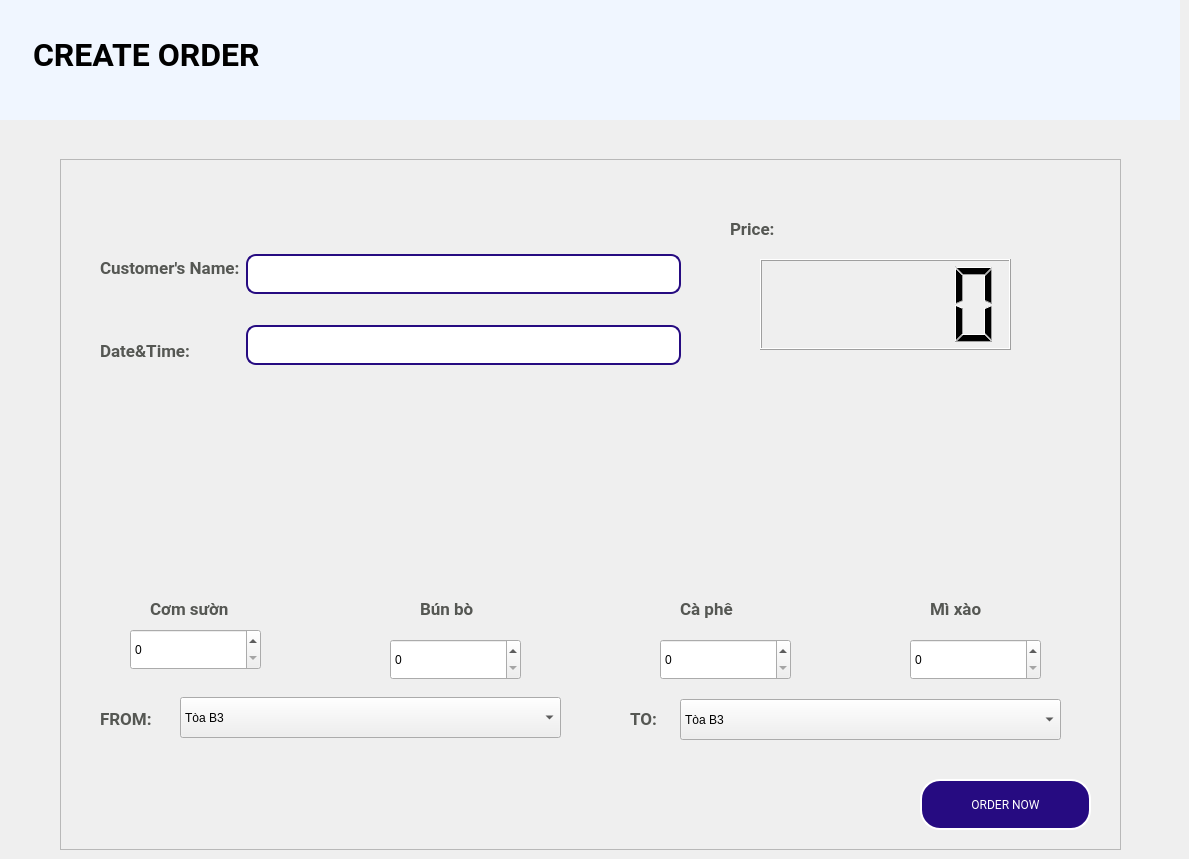
      <widget class="QWidget" name="Page_Creoder">
       <property name="styleSheet">
        <string notr="true"/>
       </property>
       <widget class="QFrame" name="Menu_crecoder">
        <property name="geometry">
         <rect>
          <x>0</x>
          <y>0</y>
          <width>1180</width>
          <height>120</height>
         </rect>
        </property>
        <property name="minimumSize">
         <size>
          <width>0</width>
          <height>120</height>
         </size>
        </property>
        <property name="maximumSize">
         <size>
          <width>16777215</width>
          <height>120</height>
         </size>
        </property>
        <property name="styleSheet">
         <string notr="true">*{
background-color: rgb(240, 246, 255);
}
QPushButton{
border-radius:none;
color: rgb(186, 189, 182);
}
QPushButton:hover{
;
	color: rgb(0, 0, 0);
}</string>
        </property>
        <property name="frameShape">
         <enum>QFrame::NoFrame</enum>
        </property>
        <property name="frameShadow">
         <enum>QFrame::Raised</enum>
        </property>
        <widget class="QLabel" name="label_27">
         <property name="geometry">
          <rect>
           <x>10</x>
           <y>20</y>
           <width>971</width>
           <height>70</height>
          </rect>
         </property>
         <property name="minimumSize">
          <size>
           <width>0</width>
           <height>70</height>
          </size>
         </property>
         <property name="maximumSize">
          <size>
           <width>16777215</width>
           <height>70</height>
          </size>
         </property>
         <property name="font">
          <font>
           <family>Roboto</family>
           <pointsize>24</pointsize>
           <weight>75</weight>
           <italic>false</italic>
           <bold>true</bold>
           <underline>false</underline>
           <strikeout>false</strikeout>
           <kerning>true</kerning>
          </font>
         </property>
         <property name="styleSheet">
          <string notr="true">margin-left: 15px;</string>
         </property>
         <property name="text">
          <string>CREATE ORDER</string>
         </property>
        </widget>
       </widget>
       <widget class="QFrame" name="frame_4">
        <property name="geometry">
         <rect>
          <x>60</x>
          <y>159</y>
          <width>1061</width>
          <height>691</height>
         </rect>
        </property>
        <property name="styleSheet">
         <string notr="true">QPushButton{
	border-radius: 20;
	border-width:2;
	border-style: solid;
	background-color: rgb(38, 11, 129);
	color: rgb(255, 255, 255);
}
QPushButton:hover{
	 border-radius: 20;
	background-color: rgb(197, 225, 248);
	color: rgb(0, 41, 77);
}
QPushButton:pressed{
	background-color: rgb(255, 255, 255);
}
QLabel{
border-radius: 15px;
background-color: transparent; 
}
QLineEdit{
	border-radius: 10;
	border-width:2;
	border-style: solid;
	border-color:rgb(38, 11, 129);
}

</string>
        </property>
        <property name="frameShape">
         <enum>QFrame::StyledPanel</enum>
        </property>
        <property name="frameShadow">
         <enum>QFrame::Raised</enum>
        </property>
        <widget class="QComboBox" name="src_ccb">
         <property name="geometry">
          <rect>
           <x>120</x>
           <y>538</y>
           <width>381</width>
           <height>41</height>
          </rect>
         </property>
         <property name="currentText">
          <string>Tòa B3</string>
         </property>
         <property name="maxVisibleItems">
          <number>14</number>
         </property>
         <item>
          <property name="text">
           <string>Tòa B3</string>
          </property>
         </item>
         <item>
          <property name="text">
           <string>Tòa A1</string>
          </property>
         </item>
         <item>
          <property name="text">
           <string>Thư viện A2</string>
          </property>
         </item>
        </widget>
        <widget class="QPushButton" name="creorder_btn">
         <property name="geometry">
          <rect>
           <x>860</x>
           <y>620</y>
           <width>171</width>
           <height>51</height>
          </rect>
         </property>
         <property name="font">
          <font>
           <family>Roboto</family>
          </font>
         </property>
         <property name="text">
          <string>ORDER NOW</string>
         </property>
        </widget>
        <widget class="QWidget" name="horizontalLayoutWidget">
         <property name="geometry">
          <rect>
           <x>40</x>
           <y>70</y>
           <width>581</width>
           <height>161</height>
          </rect>
         </property>
         <layout class="QHBoxLayout" name="horizontalLayout_3">
          <item>
           <layout class="QVBoxLayout" name="verticalLayout_30">
            <item>
             <widget class="QLabel" name="label_47">
              <property name="minimumSize">
               <size>
                <width>0</width>
                <height>40</height>
               </size>
              </property>
              <property name="font">
               <font>
                <family>Roboto</family>
                <pointsize>13</pointsize>
                <weight>75</weight>
                <bold>true</bold>
               </font>
              </property>
              <property name="styleSheet">
               <string notr="true">color: rgb(85, 87, 83)</string>
              </property>
              <property name="text">
               <string>Customer's Name:</string>
              </property>
             </widget>
            </item>
            <item>
             <widget class="QLabel" name="label_48">
              <property name="minimumSize">
               <size>
                <width>0</width>
                <height>40</height>
               </size>
              </property>
              <property name="font">
               <font>
                <family>Roboto</family>
                <pointsize>13</pointsize>
                <weight>75</weight>
                <bold>true</bold>
               </font>
              </property>
              <property name="styleSheet">
               <string notr="true">color: rgb(85, 87, 83)</string>
              </property>
              <property name="text">
               <string>Date&amp;Time:</string>
              </property>
             </widget>
            </item>
           </layout>
          </item>
          <item>
           <layout class="QVBoxLayout" name="verticalLayout_7">
            <item>
             <widget class="QLineEdit" name="customer_name_le">
              <property name="minimumSize">
               <size>
                <width>30</width>
                <height>40</height>
               </size>
              </property>
              <property name="font">
               <font>
                <family>Roboto</family>
               </font>
              </property>
             </widget>
            </item>
            <item>
             <widget class="QLineEdit" name="date_time_le">
              <property name="minimumSize">
               <size>
                <width>40</width>
                <height>40</height>
               </size>
              </property>
              <property name="font">
               <font>
                <family>Roboto</family>
               </font>
              </property>
             </widget>
            </item>
           </layout>
          </item>
         </layout>
        </widget>
        <widget class="QSpinBox" name="miNum_sb">
         <property name="geometry">
          <rect>
           <x>850</x>
           <y>480</y>
           <width>131</width>
           <height>41</height>
          </rect>
         </property>
        </widget>
        <widget class="QLabel" name="label_34">
         <property name="geometry">
          <rect>
           <x>810</x>
           <y>250</y>
           <width>201</width>
           <height>181</height>
          </rect>
         </property>
         <property name="text">
          <string/>
         </property>
         <property name="pixmap">
          <pixmap resource="resources/icon.qrc">:/images/mi.jpg</pixmap>
         </property>
         <property name="scaledContents">
          <bool>true</bool>
         </property>
        </widget>
        <widget class="QSpinBox" name="cafeNum_sb">
         <property name="geometry">
          <rect>
           <x>600</x>
           <y>480</y>
           <width>131</width>
           <height>41</height>
          </rect>
         </property>
        </widget>
        <widget class="QLabel" name="label_36">
         <property name="geometry">
          <rect>
           <x>560</x>
           <y>250</y>
           <width>201</width>
           <height>181</height>
          </rect>
         </property>
         <property name="text">
          <string/>
         </property>
         <property name="pixmap">
          <pixmap resource="resources/icon.qrc">:/images/cafe.jpg</pixmap>
         </property>
         <property name="scaledContents">
          <bool>true</bool>
         </property>
        </widget>
        <widget class="QSpinBox" name="bunNum_sb">
         <property name="geometry">
          <rect>
           <x>330</x>
           <y>480</y>
           <width>131</width>
           <height>41</height>
          </rect>
         </property>
        </widget>
        <widget class="QLabel" name="label_38">
         <property name="geometry">
          <rect>
           <x>300</x>
           <y>250</y>
           <width>201</width>
           <height>181</height>
          </rect>
         </property>
         <property name="text">
          <string/>
         </property>
         <property name="pixmap">
          <pixmap resource="resources/icon.qrc">:/images/bun .jpg</pixmap>
         </property>
         <property name="scaledContents">
          <bool>true</bool>
         </property>
        </widget>
        <widget class="QLabel" name="label_40">
         <property name="geometry">
          <rect>
           <x>50</x>
           <y>250</y>
           <width>201</width>
           <height>181</height>
          </rect>
         </property>
         <property name="text">
          <string/>
         </property>
         <property name="pixmap">
          <pixmap resource="resources/icon.qrc">:/images/com</pixmap>
         </property>
         <property name="scaledContents">
          <bool>true</bool>
         </property>
        </widget>
        <widget class="QSpinBox" name="comNum_sb">
         <property name="geometry">
          <rect>
           <x>70</x>
           <y>470</y>
           <width>131</width>
           <height>41</height>
          </rect>
         </property>
        </widget>
        <widget class="QLabel" name="label_41">
         <property name="geometry">
          <rect>
           <x>620</x>
           <y>430</y>
           <width>71</width>
           <height>41</height>
          </rect>
         </property>
         <property name="font">
          <font>
           <family>Roboto</family>
           <pointsize>13</pointsize>
           <weight>75</weight>
           <bold>true</bold>
          </font>
         </property>
         <property name="styleSheet">
          <string notr="true">color: rgb(85, 87, 83)</string>
         </property>
         <property name="text">
          <string>Cà phê</string>
         </property>
        </widget>
        <widget class="QLabel" name="label_42">
         <property name="geometry">
          <rect>
           <x>360</x>
           <y>430</y>
           <width>81</width>
           <height>41</height>
          </rect>
         </property>
         <property name="font">
          <font>
           <family>Roboto</family>
           <pointsize>13</pointsize>
           <weight>75</weight>
           <bold>true</bold>
          </font>
         </property>
         <property name="styleSheet">
          <string notr="true">color: rgb(85, 87, 83)</string>
         </property>
         <property name="text">
          <string>Bún bò</string>
         </property>
        </widget>
        <widget class="QLabel" name="label_43">
         <property name="geometry">
          <rect>
           <x>870</x>
           <y>430</y>
           <width>81</width>
           <height>41</height>
          </rect>
         </property>
         <property name="font">
          <font>
           <family>Roboto</family>
           <pointsize>13</pointsize>
           <weight>75</weight>
           <bold>true</bold>
          </font>
         </property>
         <property name="styleSheet">
          <string notr="true">color: rgb(85, 87, 83)</string>
         </property>
         <property name="text">
          <string>Mì xào</string>
         </property>
        </widget>
        <widget class="QLabel" name="label_44">
         <property name="geometry">
          <rect>
           <x>570</x>
           <y>540</y>
           <width>61</width>
           <height>41</height>
          </rect>
         </property>
         <property name="font">
          <font>
           <family>Roboto</family>
           <pointsize>13</pointsize>
           <weight>75</weight>
           <bold>true</bold>
          </font>
         </property>
         <property name="styleSheet">
          <string notr="true">color: rgb(85, 87, 83)</string>
         </property>
         <property name="text">
          <string>TO:</string>
         </property>
        </widget>
        <widget class="QLabel" name="label_45">
         <property name="geometry">
          <rect>
           <x>40</x>
           <y>540</y>
           <width>71</width>
           <height>41</height>
          </rect>
         </property>
         <property name="font">
          <font>
           <family>Roboto</family>
           <pointsize>13</pointsize>
           <weight>75</weight>
           <bold>true</bold>
          </font>
         </property>
         <property name="styleSheet">
          <string notr="true">color: rgb(85, 87, 83)</string>
         </property>
         <property name="text">
          <string>FROM:</string>
         </property>
        </widget>
        <widget class="QLabel" name="label_46">
         <property name="geometry">
          <rect>
           <x>90</x>
           <y>430</y>
           <width>101</width>
           <height>41</height>
          </rect>
         </property>
         <property name="font">
          <font>
           <family>Roboto</family>
           <pointsize>13</pointsize>
           <weight>75</weight>
           <bold>true</bold>
          </font>
         </property>
         <property name="styleSheet">
          <string notr="true">color: rgb(85, 87, 83)</string>
         </property>
         <property name="text">
          <string>Cơm sườn</string>
         </property>
        </widget>
        <widget class="QLabel" name="label_49">
         <property name="geometry">
          <rect>
           <x>670</x>
           <y>50</y>
           <width>61</width>
           <height>41</height>
          </rect>
         </property>
         <property name="font">
          <font>
           <family>Roboto</family>
           <pointsize>13</pointsize>
           <weight>75</weight>
           <bold>true</bold>
          </font>
         </property>
         <property name="styleSheet">
          <string notr="true">color: rgb(85, 87, 83)</string>
         </property>
         <property name="text">
          <string>Price: </string>
         </property>
        </widget>
        <widget class="QLCDNumber" name="priceNum_lcd">
         <property name="geometry">
          <rect>
           <x>700</x>
           <y>100</y>
           <width>251</width>
           <height>91</height>
          </rect>
         </property>
        </widget>
        <widget class="QComboBox" name="src_ccb_2">
         <property name="geometry">
          <rect>
           <x>620</x>
           <y>540</y>
           <width>381</width>
           <height>41</height>
          </rect>
         </property>
         <property name="currentText">
          <string>Tòa B3</string>
         </property>
         <property name="maxVisibleItems">
          <number>14</number>
         </property>
         <item>
          <property name="text">
           <string>Tòa B3</string>
          </property>
         </item>
         <item>
          <property name="text">
           <string>Tòa A1</string>
          </property>
         </item>
         <item>
          <property name="text">
           <string>Thư viện A2</string>
          </property>
         </item>
        </widget>
       </widget>
      </widget>
